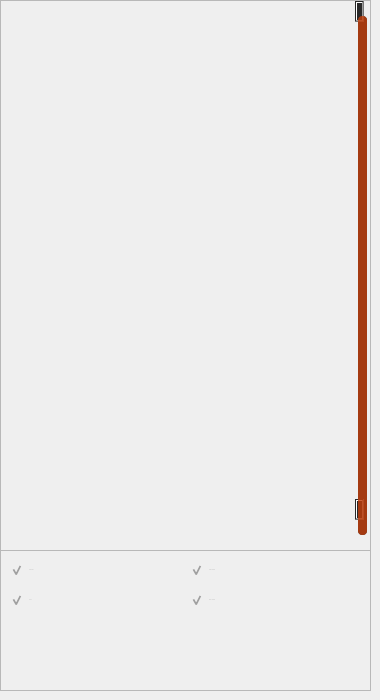
      <widget class="QWidget" name="tab_buyurtma">
       <attribute name="title">
        <string>Buyurtmalar</string>
       </attribute>
       <widget class="QFrame" name="frame_8">
        <property name="geometry">
         <rect>
          <x>0</x>
          <y>550</y>
          <width>371</width>
          <height>141</height>
         </rect>
        </property>
        <property name="styleSheet">
         <string notr="true">QCheckBox{
	color:silver;
	background:transparent
}
QCheckBox:hover{
	color:white;
}</string>
        </property>
        <property name="frameShape">
         <enum>QFrame::StyledPanel</enum>
        </property>
        <property name="frameShadow">
         <enum>QFrame::Raised</enum>
        </property>
        <widget class="QCheckBox" name="check_1">
         <property name="geometry">
          <rect>
           <x>10</x>
           <y>10</y>
           <width>101</width>
           <height>20</height>
          </rect>
         </property>
         <property name="font">
          <font>
           <pointsize>-1</pointsize>
           <weight>62</weight>
           <bold>true</bold>
          </font>
         </property>
         <property name="cursor">
          <cursorShape>PointingHandCursor</cursorShape>
         </property>
         <property name="styleSheet">
          <string notr="true"/>
         </property>
         <property name="text">
          <string>Yuborilgan</string>
         </property>
         <property name="checked">
          <bool>true</bool>
         </property>
        </widget>
        <widget class="QCheckBox" name="check_2">
         <property name="geometry">
          <rect>
           <x>10</x>
           <y>40</y>
           <width>101</width>
           <height>20</height>
          </rect>
         </property>
         <property name="font">
          <font>
           <pointsize>-1</pointsize>
           <weight>62</weight>
           <bold>true</bold>
          </font>
         </property>
         <property name="cursor">
          <cursorShape>PointingHandCursor</cursorShape>
         </property>
         <property name="styleSheet">
          <string notr="true"/>
         </property>
         <property name="text">
          <string>Yo'lda</string>
         </property>
         <property name="checked">
          <bool>true</bool>
         </property>
        </widget>
        <widget class="QCheckBox" name="check_3">
         <property name="geometry">
          <rect>
           <x>190</x>
           <y>10</y>
           <width>121</width>
           <height>20</height>
          </rect>
         </property>
         <property name="font">
          <font>
           <pointsize>-1</pointsize>
           <weight>62</weight>
           <bold>true</bold>
          </font>
         </property>
         <property name="cursor">
          <cursorShape>PointingHandCursor</cursorShape>
         </property>
         <property name="styleSheet">
          <string notr="true"/>
         </property>
         <property name="text">
          <string>Qabul qilingan</string>
         </property>
         <property name="checked">
          <bool>true</bool>
         </property>
        </widget>
        <widget class="QCheckBox" name="check_4">
         <property name="geometry">
          <rect>
           <x>190</x>
           <y>40</y>
           <width>121</width>
           <height>20</height>
          </rect>
         </property>
         <property name="font">
          <font>
           <pointsize>-1</pointsize>
           <weight>62</weight>
           <bold>true</bold>
          </font>
         </property>
         <property name="cursor">
          <cursorShape>PointingHandCursor</cursorShape>
         </property>
         <property name="styleSheet">
          <string notr="true"/>
         </property>
         <property name="text">
          <string>Bekor qilingan</string>
         </property>
         <property name="checked">
          <bool>true</bool>
         </property>
        </widget>
       </widget>
       <widget class="QScrollArea" name="scrollArea_6">
        <property name="geometry">
         <rect>
          <x>0</x>
          <y>0</y>
          <width>371</width>
          <height>551</height>
         </rect>
        </property>
        <property name="styleSheet">
         <string notr="true">QPushButton{
background:rgba(0, 0, 0,0.15);
border-radius:none;
color: white;
}
QPushButton:hover{
background:rgba(0, 0, 0,0.6)
}
QLabel{
font-size:14px;
}

    QScrollBar:vertical
    {
        background-color: #2A2929;
        width: 15px;
        margin: 15px 3px 15px 3px;
        border: 1px transparent #2A2929;
        border-radius: 4px;
    }

    QScrollBar::handle:vertical
    {
        background-color: rgba(195,63,11,0.8);        /* #605F5F; */
        min-height: 5px;
        border-radius: 4px;
    }

    QScrollBar::sub-line:vertical
    {
        margin: 3px 0px 3px 0px;
        border-image: url(:/qss_icons/rc/up_arrow_disabled.png);
        height: 10px;
        width: 10px;
        subcontrol-position: top;
        subcontrol-origin: margin;
    }

    QScrollBar::add-line:vertical
    {
        margin: 3px 0px 3px 0px;
        border-image: url(:/qss_icons/rc/down_arrow_disabled.png);
        height: 10px;
        width: 10px;
        subcontrol-position: bottom;
        subcontrol-origin: margin;
    }

    QScrollBar::sub-line:vertical:hover,QScrollBar::sub-line:vertical:on
    {
        border-image: url(:/qss_icons/rc/up_arrow.png);
        height: 10px;
        width: 10px;
        subcontrol-position: top;
        subcontrol-origin: margin;
    }

    QScrollBar::add-line:vertical:hover, QScrollBar::add-line:vertical:on
    {
        border-image: url(:/qss_icons/rc/down_arrow.png);
        height: 10px;
        width: 10px;
        subcontrol-position: bottom;
        subcontrol-origin: margin;
    }

    QScrollBar::up-arrow:vertical, QScrollBar::down-arrow:vertical
    {
        background: none;
    }

    QScrollBar::add-page:vertical, QScrollBar::sub-page:vertical
    {
        background: none;
    }</string>
        </property>
        <property name="verticalScrollBarPolicy">
         <enum>Qt::ScrollBarAlwaysOn</enum>
        </property>
        <property name="widgetResizable">
         <bool>true</bool>
        </property>
        <widget class="QWidget" name="scrollAreaWidgetContents_7">
         <property name="geometry">
          <rect>
           <x>0</x>
           <y>0</y>
           <width>356</width>
           <height>551</height>
          </rect>
         </property>
         <layout class="QVBoxLayout" name="verticalLayout_3">
          <property name="sizeConstraint">
           <enum>QLayout::SetMinAndMaxSize</enum>
          </property>
          <item>
           <layout class="QFormLayout" name="formHistory">
            <property name="verticalSpacing">
             <number>10</number>
            </property>
           </layout>
          </item>
         </layout>
        </widget>
       </widget>
      </widget>
